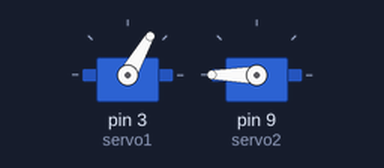
Bench run of a sketch on a simulated Arduino Uno, built with avr-gcc and run on an emulated ATmega328P. Parts: 2 × servo.

Above: at 0.05 s.
At 4.3 s:
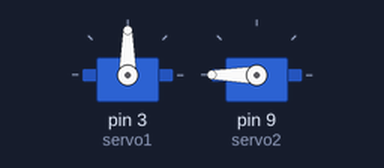
Timing chart, 0 to 5.6 s (numbered marks = the images above):
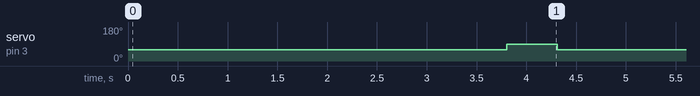

Measured:
- by itself, servo on pin 3 (servo1): alternates 90° for 0.51 s and 60° for 3.8 s

The sketch:

CAR_ROBOT.ino
```cpp
#include <Servo.h>
void forward();
void turns();

int period = 3800;
unsigned long time_now = 0;
Servo servo1;
Servo servo2;
int turn = 500;


void setup() {
  // put your setup code here, to run once:
  servo1.attach(3);
  servo2.attach(9);

}

void loop() {
  // put your main code here, to run repeatedly:
 // period = period + millis();
  forward();
  //turn = turn + millis();

  turns();

  //period = period + millis();
  forward();
 // turn = turn + millis();
  turns();

  //period = period + millis();
  forward();
  //turn = turn + millis();
  turns();

 // period = period + millis();
  forward();
  //turn = turn + millis();
  turns();

}


void forward(){
time_now = millis();
while(millis()  < period+time_now){
  servo1.write(60);
  servo2.write(180);
  delay(10);
  }
  servo1.write(90);
  servo2.write(90);
 }


void turns(){
  time_now = millis();

  while(millis() < turn+time_now){
    servo1.write(90);
    servo2.write(180);
    delay(10);
    }
    servo1.write(90);
  servo2.write(90);
}
```
